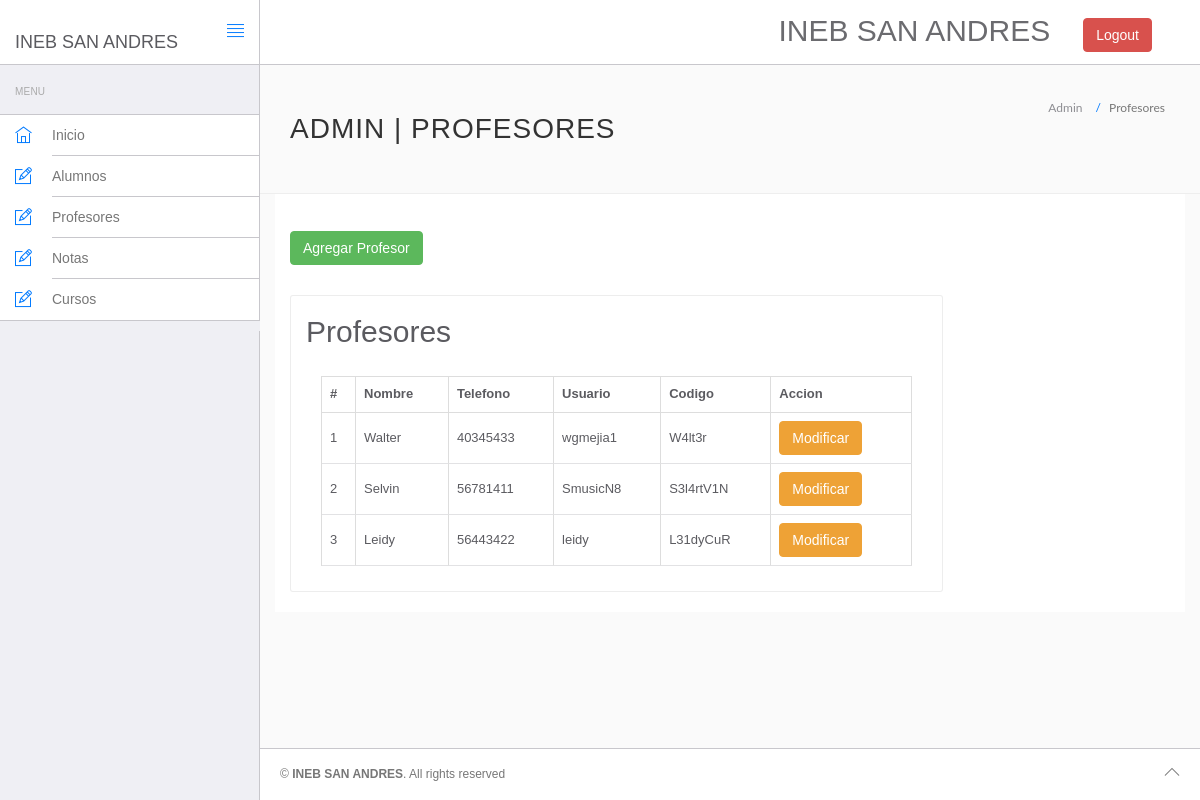
Page /proceso/admin/profesores.php on the committed database.
### tables this page shows
CREATE TABLE `profesor` (
  `id_prof` int(11) NOT NULL,
  `nombre` varchar(300) NOT NULL,
  `telefono` int(11) NOT NULL,
  `usuario` varchar(200) NOT NULL,
  `codigo` varchar(255) NOT NULL
);

### proceso/admin/profesores.php (the view, shortened to what this page needs)
<!DOCTYPE html>
<html lang="en">
<head>
    <link rel="stylesheet" href="vendor/bootstrap/css/bootstrap.min.css">
    <link rel="stylesheet" href="vendor/fontawesome/css/font-awesome.min.css">
    <link rel="stylesheet" href="vendor/themify-icons/themify-icons.min.css">
    <link rel="stylesheet" href="assets/css/styles.css">
    <link rel="stylesheet" href="assets/css/plugins.css">
    <link rel="stylesheet" href="assets/css/themes/theme-1.css" id="skin_color" />
</head>
<body>
    <div id="app">
        <?php include('include/sidebar.php'); ?>
        <div class="app-content">
            <?php include('include/header.php'); ?>
            <div class="main-content">
                <div class="wrap-content container" id="container">
                    <section id="page-title">
                        <div class="row">
                            <div class="col-sm-8">
                                <h1 class="mainTitle">Admin | Profesores</h1>
                            </div>
                            <ol class="breadcrumb">
                                <li>
                                    <span>Admin</span>
                                </li>
                                <li class="active">
                                    <span>Profesores</span>
                                </li>
                            </ol>
                    </section>
                    <div class="container-fluid  bg-white">
                        <br>
                        <br>
                        <button onclick="window.location.href='addprofesor.php';" type="button"
                            class="btn btn-success">Agregar Profesor</button>
                        <div class="row">
                            <div class="col-md-12">
                                <div class="row margin-top-30">
                                    <div class="col-sm-9 bg-light p-3 border">
                                        <div class="panel panel-white">
                                            <div class="container">
                                                <br>
                                                <h2>Profesores</h2>
                                                <br>
                                                <?php
                                                $servername = "localhost";
                                                $username = "root";
                                                $password = "";
                                                $dbname = "san-andres";
                                                $conn = new mysqli($servername, $username, $password, $dbname);
                                                $sql = "SELECT * FROM profesor";
                                                $result = $conn->query($sql);
                                                ?>
                                                <div class="container">
                                                    <table class="table table-bordered">
                                                        <thead>
                                                            <tr>
                                                                <th>#</th>
                                                                <th>Nombre</th>
                                                                <th>Telefono</th>
                                                                <th>Usuario</th>
                                                                <th>Codigo</th>
                                                                <th>Accion</th>
                                                            </tr>
                                                        </thead>
                                                        <tbody>
                                                            <?php
                                                            if ($result->num_rows > 0) {
                                                                while($row = $result->fetch_assoc()) {
                                                                    echo "<tr>
                                                                        <td>" . $row["id_prof"]. "</td>
                                                                        <td>" . $row["nombre"]. "</td>
                                                                        <td>" . $row["telefono"]. "</td>
                                                                        <td>" . $row["usuario"]. "</td>
                                                                        <td>" . $row["codigo"]. "</td>
                                                                        <td><button type='button' class='btn btn-warning' onclick='openModal(" . $row["id_prof"] . ")'>Modificar</button></td>
                                                                      </tr>";
                                                                }
                                                            } else {
                                                                echo "<tr><td colspan='6'>No se encontraron datos</td></tr>";
                                                            }
                                                            ?>
                                                        </tbody>
                                                    </table>
                                                </div>
                                            </div>
                                        </div>
                                    </div>
                                </div>
                            </div>
                        </div>
                    </div>
                </div>
            </div>
        </div>
        <?php include('include/footer.php'); ?>
    </div>
</body>
</html>

### proceso/admin/assets/css/themes/theme-1.css (style rules this page uses)
body { background: #FAFAFA; }

### rows in the picture
profesor: id_prof "1", nombre "Walter", telefono "40345433", usuario "wgmejia1", codigo "W4lt3r"
profesor: id_prof "2", nombre "Selvin", telefono "56781411", usuario "SmusicN8", codigo "S3l4rtV1N"
profesor: id_prof "3", nombre "Leidy", telefono "56443422", usuario "leidy", codigo "L31dyCuR"
